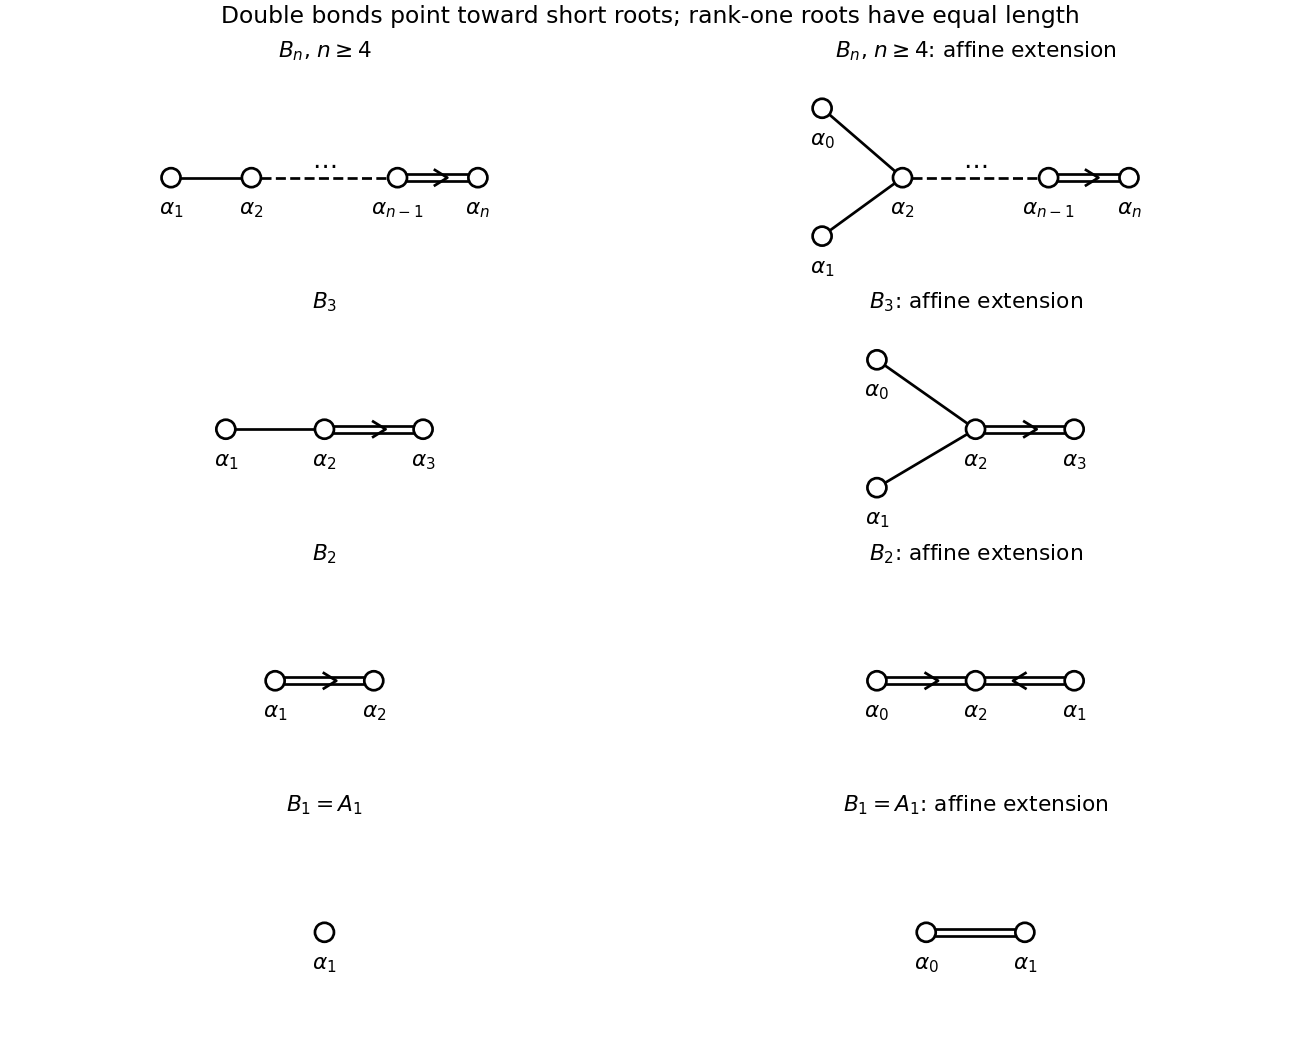

This figure's Python source:
"""B-type Dynkin diagrams. Python 3.14, NumPy 2.3.5, Matplotlib 3.10.7.
Writes paper-4-dynkin-diagrams.png to caller CWD, preserving MPLCONFIGDIR.
"""
import os
import tempfile
os.environ.setdefault('MPLCONFIGDIR', tempfile.gettempdir() + '/codex-wiki-matplotlib')
import matplotlib
matplotlib.use('Agg')
import matplotlib.pyplot as plt
from matplotlib.patches import Circle
import numpy as np


def bond(ax, a, b, double=False, arrow=False, dashed=False):
    a, b = np.array(a, float), np.array(b, float)
    direction = (b-a)/np.linalg.norm(b-a)
    side = np.array([-direction[1], direction[0]])
    for offset in ([-.045, .045] if double else [0]):
        ends = np.array([a+.13*direction+offset*side, b-.13*direction+offset*side])
        ax.plot(ends[:,0], ends[:,1], color='black', lw=1.5, ls='--' if dashed else '-')
    if arrow:
        tip = a+.62*(b-a)
        left = tip-.17*direction+.105*side
        right = tip-.17*direction-.105*side
        ax.plot([left[0], tip[0], right[0]], [left[1], tip[1], right[1]], color='black', lw=1.5)


def nodes(ax, positions):
    for label, point in positions.items():
        ax.add_patch(Circle(point, .13, edgecolor='black', facecolor='white', lw=1.5, zorder=3))
        ax.text(point[0], point[1]-.31, '$'+label+'$', ha='center', va='top', fontsize=12)


def draw(ax, rank, affine):
    if rank == 'general':
        p = {'\\alpha_1':(0,0), '\\alpha_2':(1.1,0), '\\alpha_{n-1}':(3.1,0), '\\alpha_n':(4.2,0)}
        bonds=[('\\alpha_1','\\alpha_2',False,False,False),('\\alpha_2','\\alpha_{n-1}',False,False,True),('\\alpha_{n-1}','\\alpha_n',True,True,False)]
        ax.text(2.1,.08,r'$\cdots$',ha='center',fontsize=14)
        title=r'$B_n$, $n\geq4$'
    else:
        p={f'\\alpha_{i}':(1.35*(i-1),0) for i in range(1,rank+1)}
        bonds=[(f'\\alpha_{i}',f'\\alpha_{i+1}',i==rank-1, i==rank-1,False) for i in range(1,rank)]
        title=f'$B_{rank}$' if rank>1 else r'$B_1=A_1$'
    if affine:
        if rank == 1:
            p['\\alpha_0']=(-1.35,0)
            bonds.append(('\\alpha_0','\\alpha_1',True,False,False))
        elif rank == 2:
            p={'\\alpha_0':(-1.35,0),'\\alpha_2':(0,0),'\\alpha_1':(1.35,0)}
            bonds=[('\\alpha_0','\\alpha_2',True,True,False),('\\alpha_1','\\alpha_2',True,True,False)]
        else:
            p['\\alpha_0']=(p['\\alpha_1'][0],.95)
            p['\\alpha_1']=(p['\\alpha_1'][0],-.8)
            bonds.append(('\\alpha_0','\\alpha_2',False,False,False))
        title+=': affine extension'
    for a,b,double,arrow,dashed in bonds:bond(ax,p[a],p[b],double,arrow,dashed)
    nodes(ax,p)
    xs=[a[0] for a in p.values()]
    ax.set_xlim(min(xs)-.5,max(xs)+.5)
    ax.set_ylim(-1.4,1.5)
    ax.set_aspect('equal')
    ax.set_title(title,fontsize=12)
    ax.axis('off')


def main():
    fig,axes=plt.subplots(4,2,figsize=(10,8),constrained_layout=True)
    for row,rank in enumerate(['general',3,2,1]):
        draw(axes[row,0],rank,False)
        draw(axes[row,1],rank,True)
    fig.suptitle('Double bonds point toward short roots; rank-one roots have equal length',fontsize=13)
    fig.savefig('paper-4-dynkin-diagrams.png',dpi=130,facecolor='white',transparent=False)
    plt.close(fig)


if __name__=='__main__':main()
